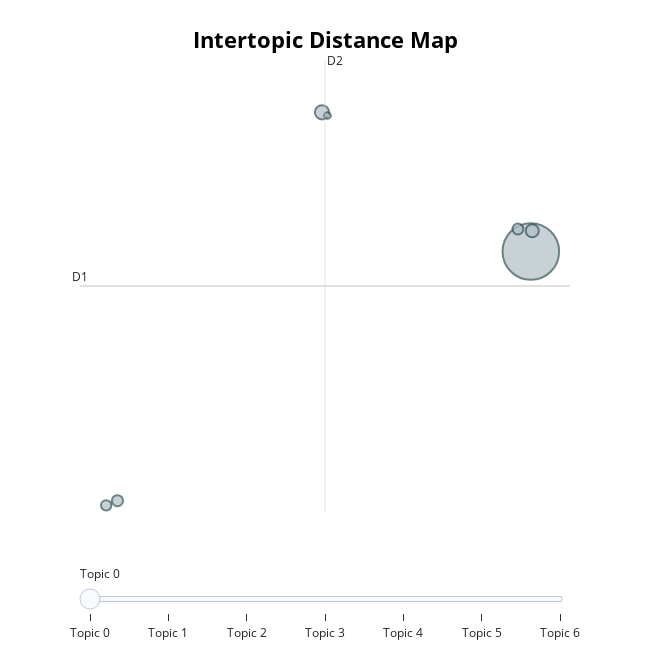

Notebook cell for this chart:
### Code cell
topic_model.visualize_topics()

### Figure 1 — Plotly figure (JSON) as saved in the notebook; plotly's stock layout.template omitted (floating-point values rounded to 4 significant figures)
{"data": [{"customdata": [[10.4, 12.78, 0, "like | school | time | kid | work", 806], [1.717, 21.28, 1, "thank | guy thank | ye thank | use thank | thank hang", 51], [10.46, 14.04, 2, "barely pass | pass | barely | real housewife | prior good", 43], [-6.787, -2.439, 3, "sorry sorry | right | tyeah benefit | good tyeah | tyeah", 31], [9.863, 14.15, 4, "hear okay | hello hear | audio | alexa | introduction", 30], [-7.255, -2.722, 5, "start ll | need favorite | wait ll | okay ll | let log", 27], [1.944, 21.08, 6, "hi | good afternoon | connect hello | afternoon hi | hi work", 11]], "hovertemplate": "<b>Topic %{customdata[2]}</b><br>Words: %{customdata[3]}<br>Size: %{customdata[4]}", "legendgroup": "", "marker": {"color": "#B0BEC5", "line": {"color": "DarkSlateGrey", "width": 2}, "size": [806, 51, 43, 31, 30, 27, 11], "sizemode": "area", "sizeref": 0.5038, "symbol": "circle"}, "mode": "markers", "name": "", "orientation": "v", "showlegend": false, "type": "scatter", "x": [10.4, 1.717, 10.46, -6.787, 9.863, -7.255, 1.944], "xaxis": "x", "y": [12.78, 21.28, 14.04, -2.439, 14.15, -2.722, 21.08], "yaxis": "y"}], "layout": {"annotations": [{"showarrow": false, "text": "D1", "x": -8.343, "y": 10.67, "yshift": 10}, {"showarrow": false, "text": "D2", "x": 1.842, "xshift": 10, "y": 24.47}], "height": 650, "hoverlabel": {"bgcolor": "white", "font": {"family": "Rockwell", "size": 16}}, "legend": {"itemsizing": "constant", "tracegroupgap": 0}, "margin": {"t": 60}, "shapes": [{"line": {"color": "#CFD8DC", "width": 2}, "type": "line", "x0": 1.842, "x1": 1.842, "y0": -3.13, "y1": 24.47}, {"line": {"color": "#9E9E9E", "width": 2}, "type": "line", "x0": -8.343, "x1": 12.03, "y0": 10.67, "y1": 10.67}], "sliders": [{"active": 0, "pad": {"t": 50}, "steps": [{"args": [{"marker.color": [["red", "#B0BEC5", "#B0BEC5", "#B0BEC5", "#B0BEC5", "#B0BEC5", "#B0BEC5"]]}], "label": "Topic 0", "method": "update"}, {"args": [{"marker.color": [["#B0BEC5", "red", "#B0BEC5", "#B0BEC5", "#B0BEC5", "#B0BEC5", "#B0BEC5"]]}], "label": "Topic 1", "method": "update"}, {"args": [{"marker.color": [["#B0BEC5", "#B0BEC5", "red", "#B0BEC5", "#B0BEC5", "#B0BEC5", "#B0BEC5"]]}], "label": "Topic 2", "method": "update"}, {"args": [{"marker.color": [["#B0BEC5", "#B0BEC5", "#B0BEC5", "red", "#B0BEC5", "#B0BEC5", "#B0BEC5"]]}], "label": "Topic 3", "method": "update"}, {"args": [{"marker.color": [["#B0BEC5", "#B0BEC5", "#B0BEC5", "#B0BEC5", "red", "#B0BEC5", "#B0BEC5"]]}], "label": "Topic 4", "method": "update"}, {"args": [{"marker.color": [["#B0BEC5", "#B0BEC5", "#B0BEC5", "#B0BEC5", "#B0BEC5", "red", "#B0BEC5"]]}], "label": "Topic 5", "method": "update"}, {"args": [{"marker.color": [["#B0BEC5", "#B0BEC5", "#B0BEC5", "#B0BEC5", "#B0BEC5", "#B0BEC5", "red"]]}], "label": "Topic 6", "method": "update"}]}], "title": {"font": {"color": "Black", "size": 22}, "text": "<b>Intertopic Distance Map", "x": 0.5, "xanchor": "center", "y": 0.95, "yanchor": "top"}, "width": 650, "xaxis": {"anchor": "y", "domain": [0, 1], "range": [-8.343, 12.03], "title": {"text": ""}, "visible": false}, "yaxis": {"anchor": "x", "domain": [0, 1], "range": [-3.13, 24.47], "title": {"text": ""}, "visible": false}}}
